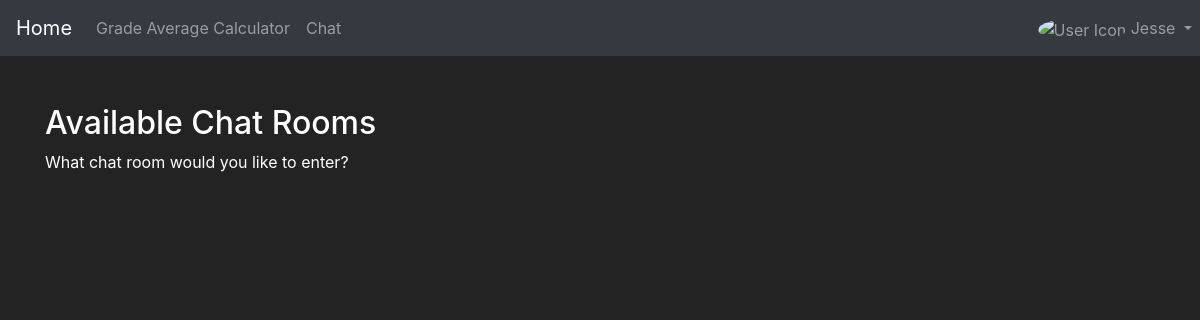
Before: /chat/ (signed in) with the older database file.
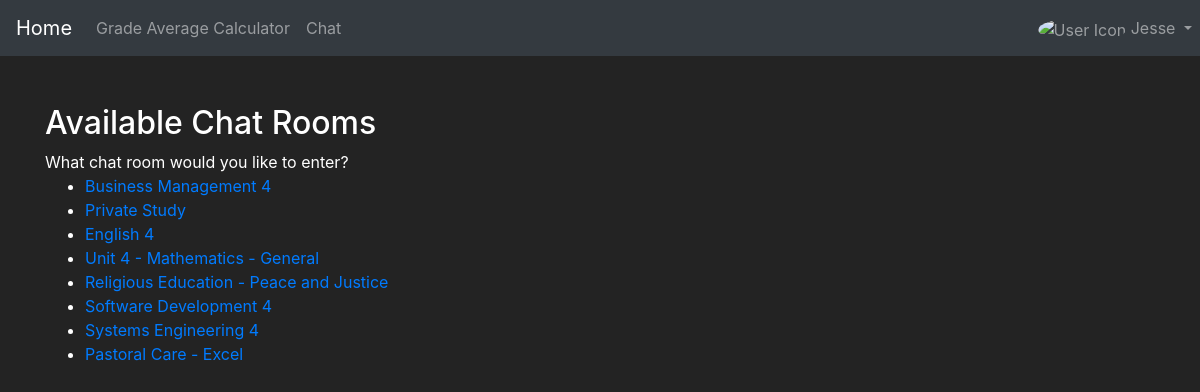
After: the same page with the newer database file.
### accounts/models.py (models this page shows, shortened)
class UserClassesRelationship(models.Model):
    user = models.ForeignKey(User, on_delete=models.CASCADE, related_name='user_classes')
    class_id = models.ForeignKey(Class, on_delete=models.CASCADE)

class Class(models.Model):
    class_id = models.AutoField(primary_key=True)
    class_code = models.CharField(max_length=255)
    class_description = models.TextField(blank=True, null=True)
    class_domain = models.CharField(max_length=255, blank=True, null=True)
    class_campus = models.CharField(max_length=255, blank=True, null=True)
    class_teacher = models.CharField(max_length=255, blank=True, null=True)
    class_teacher_code = models.CharField(max_length=255, blank=True, null=True)

### chat/views.py (the view)
# urls.py: path('', views.index, name='index'),
def index(request):
    user_classes = request.user.user_classes.all()
    context = {
        "user_classes": user_classes,
    }
    return render(request, "chat/index.html",context)

### chat/templates/chat/index.html (shortened to what this page needs)
{% extends "base.html" %}
{% block content %}
<!DOCTYPE html>
<html>
<head>
</head>
<body>
<h2>Available Chat Rooms</h2>
What chat room would you like to enter?<br>
<ul>
    {% for classes in user_classes %}
        <li>
            <a href="{% url 'chat:room' classes.class_id.class_code %}">{{ classes.class_id.class_description }}</a>
        </li>
    {% endfor %}
</ul>
</body>
</html>
{% endblock %}

Changed rows visible on the page:
added UserClassesRelationship: class_id.class_description "Business Management 4"
added UserClassesRelationship: class_id.class_description "Private Study"
added UserClassesRelationship: class_id.class_description "English 4"
added UserClassesRelationship: class_id.class_description "Unit 4 - Mathematics - General"
added UserClassesRelationship: class_id.class_description "Religious Education - Peace and Justice"
added UserClassesRelationship: class_id.class_description "Software Development 4"
added UserClassesRelationship: class_id.class_description "Systems Engineering 4"
added UserClassesRelationship: class_id.class_description "Pastoral Care - Excel"
